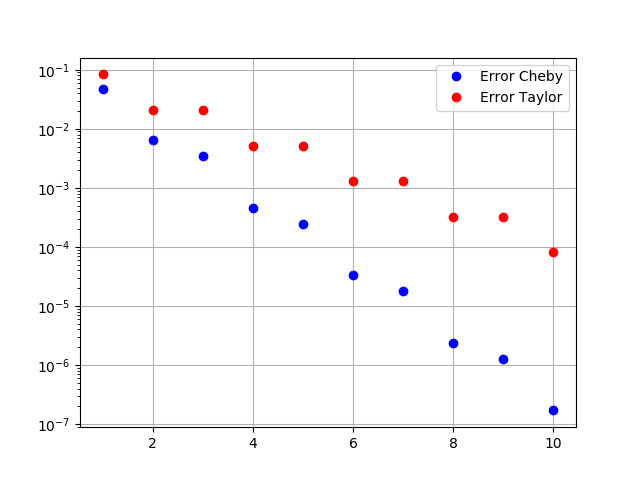

This figure's Python source:
import numpy as np
import math as m
import matplotlib.pyplot as plt

def f(x):
    return 1/(4-x**2)

def chebyshev(a, b, n):
    i = np.arange(0,n+1)
    xCheb = np.cos(m.pi *(i+0.5)/(n+1))
    return 0.5*(a+b+(b-a)*xCheb)

def neville(x, f, point=0, n=-1, retVal = "point"):
    """ Neville scheme:\n
    x...        vector of knots of length n+1,\n
    f...        vector of data values of length n+1,\n
    point...    the point(knot) to evaluate the neville scheme at,\n
    n...        size of the neville scheme, calculated automatically if left at default,\n
    retVal...   determines what is given as return value (scheme or scheme + value(point)).
    """
    if n<0:
        x = np.array(x)
        n = x.size
    q = np.zeros((n, n))
    q[:,0] = np.copy(f)

    for m in range(1, n):
        for i in range(0, n-m):
            q[i,m] = (point - x[i])*q[i+1,m-1] - (point - x[i+m])*q[i,m-1]
            q[i,m] /= (x[i+m] - x[i])
    if retVal=="point":
        result = q[i,m]
    else:
        result = q
    return result

def taylor_of_f(h, n, a=0):
    sum = 0
    for i in np.arange(0,n+1,step=2):
        sum += (h-a)**i / 2**(i+2)
    return sum

if __name__ == "__main__":
    a = -1
    b = 1
    errorPoints = 100
    degreeMax = 10
    x = np.linspace(a,b,errorPoints)
    errorCheby = np.zeros(degreeMax)
    errorTaylor = np.zeros(degreeMax)
    degrees = np.arange(1,degreeMax+1)

    for n in degrees:
        xi = chebyshev(a,b,n)
        fi = f(xi)
        errorTemp = np.zeros(errorPoints)

        for i in range(errorPoints):
            errorTemp[i] = abs(neville(xi,fi,x[i])-f(x[i]))

        errorCheby[n-1] = max(errorTemp)

        for i in range(errorPoints):
            if(n%2 == 0):
                errorTemp[i] = abs(taylor_of_f(x[i],n) - f(x[i]))
            else:
                errorTemp[i] = abs(taylor_of_f(x[i],n-1) - f(x[i]))
        errorTaylor[n-1] = max(errorTemp)

plt.semilogy(np.arange(1,degreeMax+1),errorCheby,'bo', label='Error Cheby') 
plt.semilogy(np.arange(1,degreeMax+1),errorTaylor,'ro', label='Error Taylor')
plt.legend()
plt.grid()
plt.savefig("/Users/peterholzner/Code/NumComp/Ue3/Ex3_1") 
plt.show()
